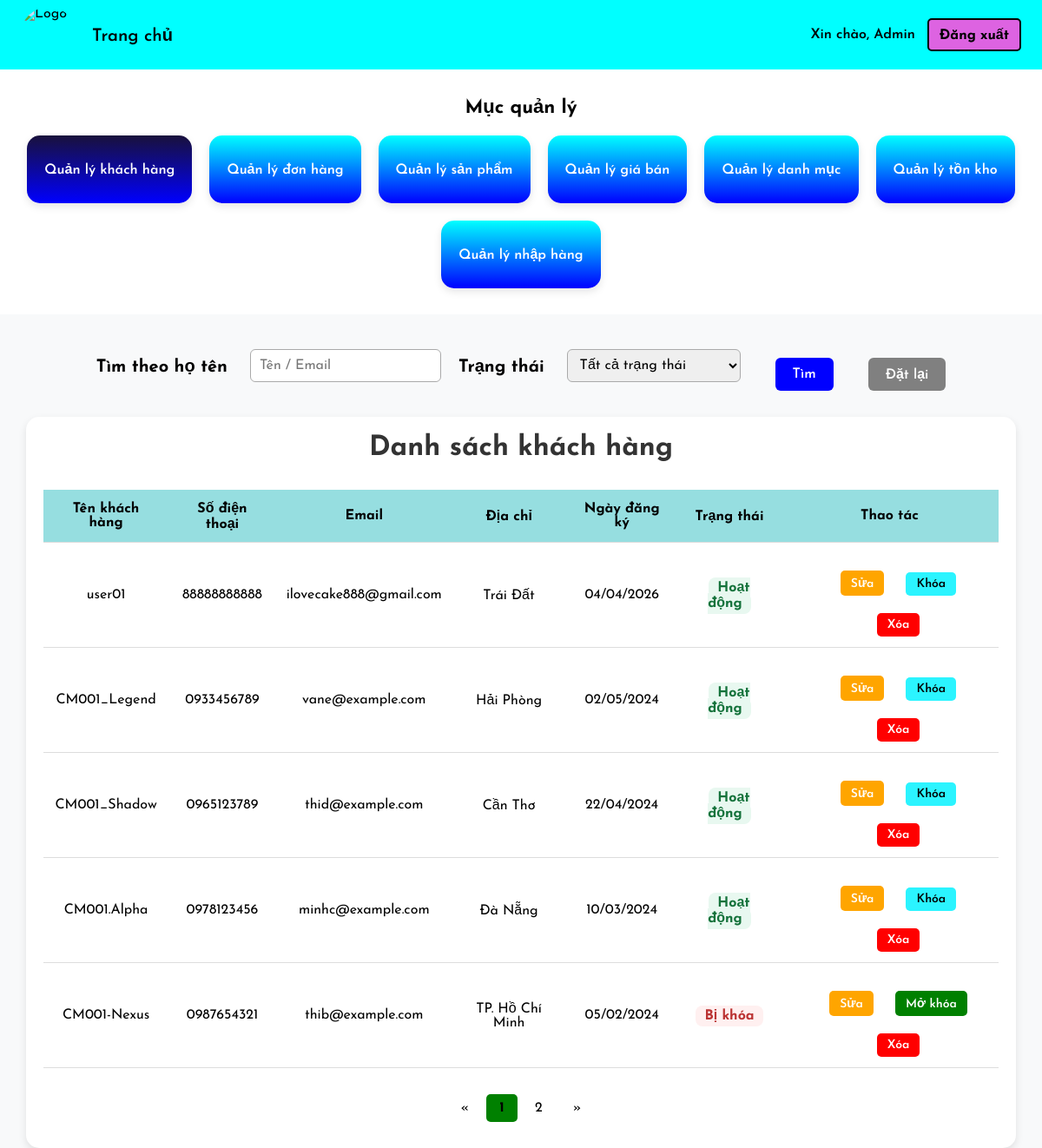
Screenshot of /admin/customer.php with the database file from the repository.
### tables this page shows
CREATE TABLE `customers` (
  `customer_id` varchar(10) NOT NULL,
  `phone` varchar(15) NOT NULL,
  `email` varchar(100) NOT NULL,
  `address` varchar(255) DEFAULT NULL,
  `register_date` date NOT NULL,
  `status` enum('Hoạt động','Bị khóa') DEFAULT 'Hoạt động',
  `created_at` timestamp NOT NULL DEFAULT current_timestamp(),
  `username` varchar(50) DEFAULT NULL,
  `password` varchar(255) DEFAULT NULL
);

### admin/customer.php (the view, shortened to what this page needs)
<?php
$conn = new mysqli("localhost","root","","hobbystore");
$fname    = isset($_GET['fname'])   ? $_GET['fname']   : '';
$where = "WHERE 1=1";
$per_page = 5;
$page   = isset($_GET['page']) ? (int)$_GET['page'] : 1;
$offset = ($page - 1) * $per_page;
$total_rows  = $conn->query("SELECT COUNT(*) as total FROM customers $where")->fetch_assoc()['total'];
$total_pages = max(1, ceil($total_rows / $per_page));
$result = $conn->query("SELECT * FROM customers $where ORDER BY register_date DESC LIMIT $per_page OFFSET $offset");
$qp = [];
$qs = count($qp) ? '&'.implode('&',$qp) : '';
?>
<!DOCTYPE html>
<html lang="vi">
<head>
  <link rel="stylesheet" href="assets/css/style.css">
  <link rel="stylesheet" href="assets/css/settings.css">
  <link rel="stylesheet" href="assets/css/product-page.css">
</head>
<body>
<nav class="navbar">
  <div class="nav-left">
    <a href="admin.php" class="logo-link"><img src="assets/img/logo.png" alt="Logo" class="navbar-logo"></a>
    <a href="admin.php" class="nav-home">Trang chủ</a>
  </div>
  <div class="nav-right">
    <span class="hello">Xin chào, Admin</span>
    <a href="adminlogin.php" class="logout-btn">Đăng xuất</a>
  </div>
</nav>
<section class="overview-menu">
  <h2>Mục quản lý</h2>
  <div class="menu-grid">
    <a href="customer.php"><div class="menu-card" style="background:linear-gradient(to bottom,#19113b,blue);"><h3>Quản lý khách hàng</h3></div></a>
    <a href="shiping.php"><div class="menu-card"><h3>Quản lý đơn hàng</h3></div></a>
    <a href="quanlysp.php"><div class="menu-card"><h3>Quản lý sản phẩm</h3></div></a>
    <a href="lndm.php"><div class="menu-card"><h3>Quản lý giá bán</h3></div></a>
    <a href="quanlydm.php"><div class="menu-card"><h3>Quản lý danh mục</h3></div></a>
    <a href="tracuusoluong.php"><div class="menu-card"><h3>Quản lý tồn kho</h3></div></a>
    <a href="quanlynhaphang.php"><div class="menu-card"><h3>Quản lý nhập hàng</h3></div></a>
  </div>
</section>
<form action="customer.php" method="get" class="search-advanced">
  <label for="fname">Tìm theo họ tên</label>
  <input style="color:gray;" type="text" id="fname" name="fname" placeholder="Tên / Email" value="<?php echo htmlspecialchars($fname); ?>">
  <label>Trạng thái</label>
  <select name="sanpham">
    <option value="">Tất cả trạng thái</option>
  </select>
  <button type="submit" style="height:38px;">Tìm</button>
  <a href="customer.php"><button type="button" style="height:38px;background:gray;color:white;border:none;border-radius:6px;padding:8px 20px;font-size:16px;cursor:pointer;">Đặt lại</button></a>
</form>
<div class="customer-table">
  <h2>Danh sách khách hàng</h2>
  <table>
    <thead>
      <tr>
        <th>Tên khách hàng</th>
        <th>Số điện thoại</th>
        <th>Email</th>
        <th>Địa chỉ</th>
        <th>Ngày đăng ký</th>
        <th>Trạng thái</th>
        <th>Thao tác</th>
      </tr>
    </thead>
    <tbody>
    <?php while($row = $result->fetch_assoc()): ?>
    <tr>
      <td><?php echo htmlspecialchars($row['username'] ?? $row['customer_id']); ?></td>
      <td><?php echo htmlspecialchars($row['phone']); ?></td>
      <td><?php echo htmlspecialchars($row['email']); ?></td>
      <td><?php echo htmlspecialchars($row['address'] ?? '—'); ?></td>
      <td><?php echo date('d/m/Y', strtotime($row['register_date'])); ?></td>
      <td>
        <?php if($row['status'] === 'Hoạt động'): ?>
          <span class="badge-active">Hoạt động</span>
        <?php else: ?>
          <span class="badge-locked">Bị khóa</span>
        <?php endif; ?>
      </td>
      <td>
        <a href="edit.php?id=<?php echo urlencode($row['customer_id']); ?>">
          <button class="btn btn-edit">Sửa</button>
        </a>
        <a href="customer.php?toggle=<?php echo urlencode($row['customer_id']).$qs; ?>&page=<?php echo $page; ?>">
          <?php if($row['status'] === 'Hoạt động'): ?>
            <button class="btn btn-lock">Khóa</button>
          <?php else: ?>
            <button class="btn btn-unlock">Mở khóa</button>
          <?php endif; ?>
        </a>
        <a href="customer.php?xoa=<?php echo urlencode($row['customer_id']); ?>"
           onclick="return confirm('Bạn có chắc muốn xóa khách hàng này không?')">
          <button class="btn btn-delete">Xóa</button>
        </a>
      </td>
    </tr>
    <?php endwhile; ?>
    </tbody>
  </table>
  <div class="pagination" style="margin-top:30px;margin-bottom:10px;">
    <a href="customer.php?page=1<?php echo $qs; ?>">&laquo;</a>
    <?php for($i=1;$i<=$total_pages;$i++): ?>
      <a href="customer.php?page=<?php echo $i.$qs; ?>" <?php echo $i==$page?'class="active"':''; ?>><?php echo $i; ?></a>
    <?php endfor; ?>
    <a href="customer.php?page=<?php echo $total_pages.$qs; ?>">&raquo;</a>
  </div>
</div>
</body>
</html>

### admin/assets/css/style.css (style rules this page uses)
* { margin: 0; padding: 0; font-family: "Josefin Sans", sans-serif; text-decoration: none; box-sizing: border-box; }
body { height: 100vh; background: #f5f5f5; box-sizing: border-box; }
body { background-color: #f4f4f4; }
h2 { font-size: 2rem; font-weight: 700; color: #333; text-align: center; margin: 0 0 2rem 0; }

### admin/assets/css/settings.css (style rules this page uses)
* { margin: 0; padding: 0; font-family: "Josefin Sans", sans-serif !important; box-sizing: border-box; }
body { height: 100vh; background: #f5f5f5; box-sizing: border-box; }
.navbar { padding: 50px; display: flex; align-items: center; justify-content: space-between; width: 100%; box-sizing: border-box; }
.navbar a { color: black; text-decoration: none; }
nav img { filter: invert(1); }
button { background-color: black; color: white; border: 0; padding: 10px 20px; cursor: pointer; font-size: 16px; font-weight: 600; border-radius: 5px; transition: all 0.3s; margin: 20px 0 0 20px; }

### admin/assets/css/product-page.css (style rules this page uses)
nav { text-decoration: none; }
select { width: 200px !important; }

### admin/customer.php (style rules this page uses)
body { font-family:"Josefin Sans",sans-serif; background-color:#f8f9fa; margin:0; padding:0; }
nav.navbar { display:flex !important; justify-content:space-between !important; align-items:center !important; background-color:cyan !important; height:80px !important; min-height:80px !important; padding:0 24px !important; box-sizing:border-box !important; gap:12px; z-index:50; }
.navbar .navbar-logo { width:64px !important; height:64px !important; min-width:64px !important; min-height:64px !important; border-radius:50% !important; object-fit:cover !important; display:inline-block !important; filter:none !important; -webkit-filter:none !important; mix-blend-mode:normal !important; background:transparent !important; opacity:1 !important; }
.nav-left { display:flex !important; align-items:center !important; gap:18px; }
.nav-left .nav-home { text-decoration:none; color:black; font-size:20px; font-weight:600; }
.nav-right { display:flex !important; align-items:center !important; gap:14px; }
.nav-right .hello { font-weight:600; color:black; }
.logout-btn { background-color:rgb(221,99,225) !important; border:2px solid black !important; border-radius:5px !important; padding:8px 12px !important; color:black !important; text-decoration:none !important; font-weight:700 !important; }
.overview-menu { padding:30px; background-color:white; }
.overview-menu h2 { font-size:22px; color:black; margin-bottom:20px; }
.menu-grid { display:flex; flex-wrap:wrap; justify-content:center; gap:20px; }
.menu-card { background:linear-gradient(to bottom,cyan,blue); color:#fff; text-align:center; padding:30px 20px; border-radius:15px; box-shadow:0 4px 10px rgba(0,0,0,0.1); transition:all 0.25s ease; cursor:pointer; }
.menu-card h3 { font-size:16px; font-weight:600; }
.customer-table { margin:30px; background-color:white; padding:20px; border-radius:15px; box-shadow:0 4px 10px rgba(0,0,0,0.1); }
table { width:100%; border-collapse:collapse; text-align:center; }
th, td { padding:12px; border-bottom:1px solid #ddd; }
th { background-color:#96dee0; color:rgb(0,0,0); }
.btn { padding:6px 12px; border:none; border-radius:5px; cursor:pointer; color:white; font-size:14px; }
.btn-edit { background-color:orange; }
.btn-delete { background-color:red; }
.btn-lock { background-color:rgb(43,244,255); color:black; }
.btn-unlock { background-color:green; }
.pagination { text-align:center; }
.pagination a { color:black; text-decoration:none; padding:8px 15px; display:inline-block; }
.pagination a.active { background-color:green; font-weight:bold; border-radius:5px; }
.search-advanced { display:flex; align-items:center; justify-content:center; gap:20px; margin:30px auto; flex-wrap:wrap; }
.search-advanced label { font-size:20px; font-weight:bold; margin-right:6px; }
.search-advanced input, .search-advanced select { width:220px; height:38px; padding:6px 10px; font-size:16px; border:1px solid #aaa; border-radius:6px; }
.search-advanced button { background-color:blue; color:white; padding:8px 20px; font-size:16px; border:none; border-radius:6px; cursor:pointer; height:40px; transition:0.25s; }
.badge-active { background:#e8f8f0; color:#14723b; padding:4px 10px; border-radius:8px; font-weight:700; }
.badge-locked { background:#fff0f0; color:#b33; padding:4px 10px; border-radius:8px; font-weight:700; }

### rows the page displays
customers: username "user01", phone "88888888888", email "ilovecake888@gmail.com", address "Trái Đất", register_date "04/04/2026", status "Hoạt động"
customers: username "CM001_Legend", phone "0933456789", email "vane@example.com", address "Hải Phòng", register_date "02/05/2024", status "Hoạt động"
customers: username "CM001_Shadow", phone "0965123789", email "thid@example.com", address "Cần Thơ", register_date "22/04/2024", status "Hoạt động"
customers: username "CM001.Alpha", phone "0978123456", email "minhc@example.com", address "Đà Nẵng", register_date "10/03/2024", status "Hoạt động"
customers: username "CM001-Nexus", phone "0987654321", email "thib@example.com", address "TP. Hồ Chí Minh", register_date "05/02/2024", status "Bị khóa"
